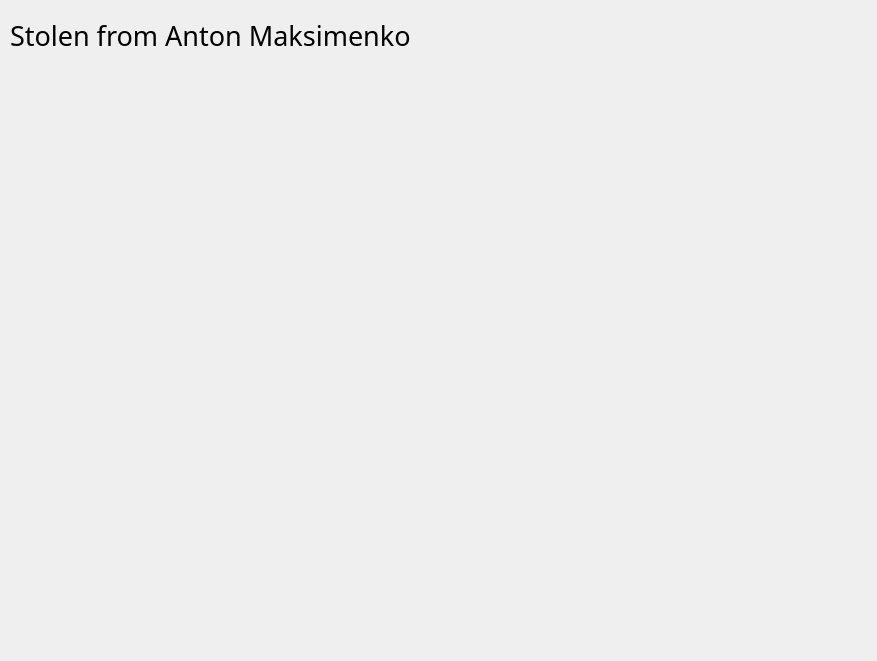
<?xml version="1.0" encoding="UTF-8"?>
<ui version="4.0">
 <class>Dialog</class>
 <widget class="QDialog" name="Dialog">
  <property name="geometry">
   <rect>
    <x>0</x>
    <y>0</y>
    <width>877</width>
    <height>661</height>
   </rect>
  </property>
  <property name="windowTitle">
   <string>Dialog</string>
  </property>
  <widget class="QLabel" name="label">
   <property name="geometry">
    <rect>
     <x>0</x>
     <y>0</y>
     <width>881</width>
     <height>671</height>
    </rect>
   </property>
   <property name="text">
    <string/>
   </property>
   <property name="pixmap">
    <pixmap>Anton.gif</pixmap>
   </property>
   <property name="scaledContents">
    <bool>true</bool>
   </property>
  </widget>
  <widget class="QLabel" name="label_2">
   <property name="geometry">
    <rect>
     <x>10</x>
     <y>10</y>
     <width>431</width>
     <height>51</height>
    </rect>
   </property>
   <property name="font">
    <font>
     <family>Abyssinica SIL</family>
     <pointsize>20</pointsize>
    </font>
   </property>
   <property name="text">
    <string>Stolen from Anton Maksimenko</string>
   </property>
  </widget>
 </widget>
 <resources/>
 <connections/>
</ui>
